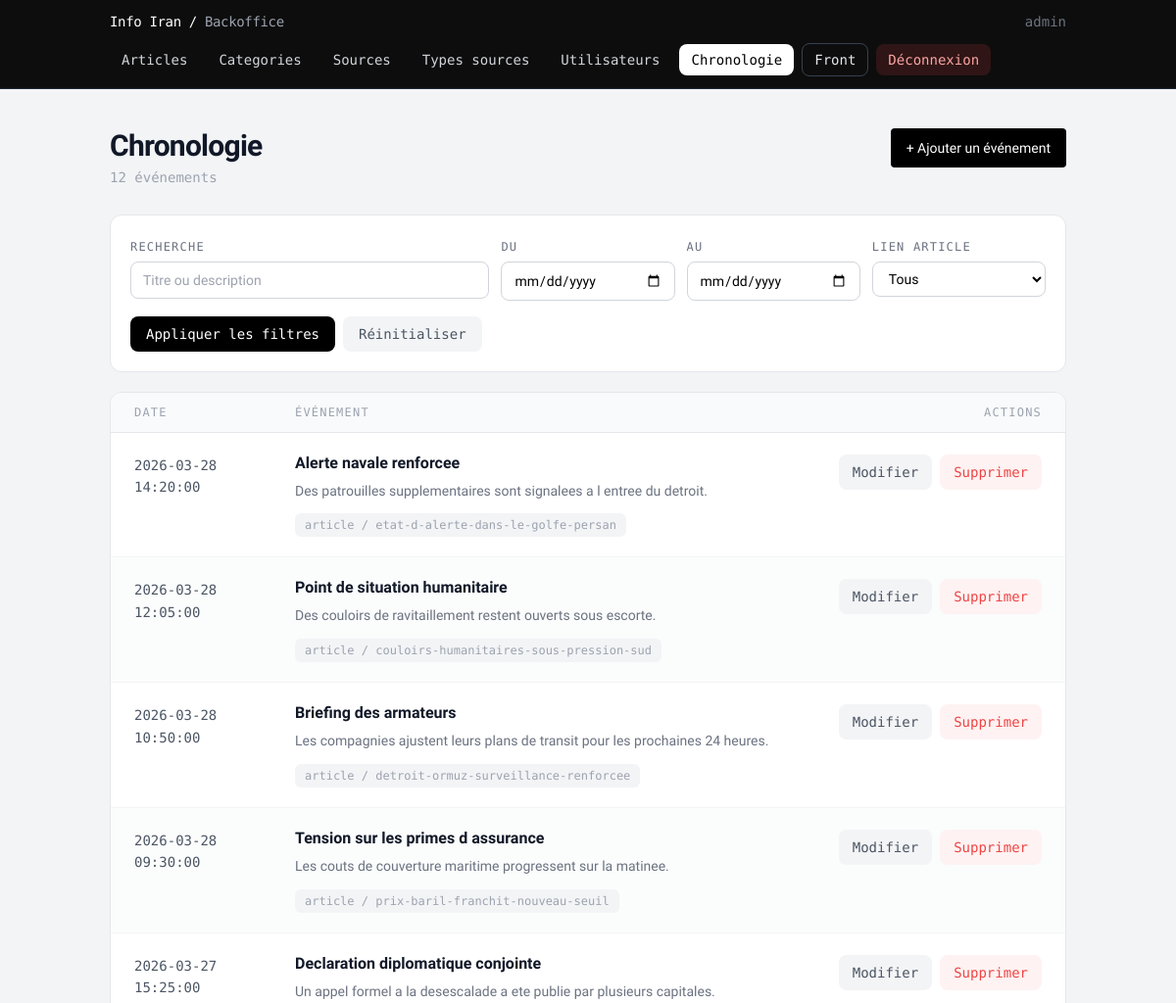
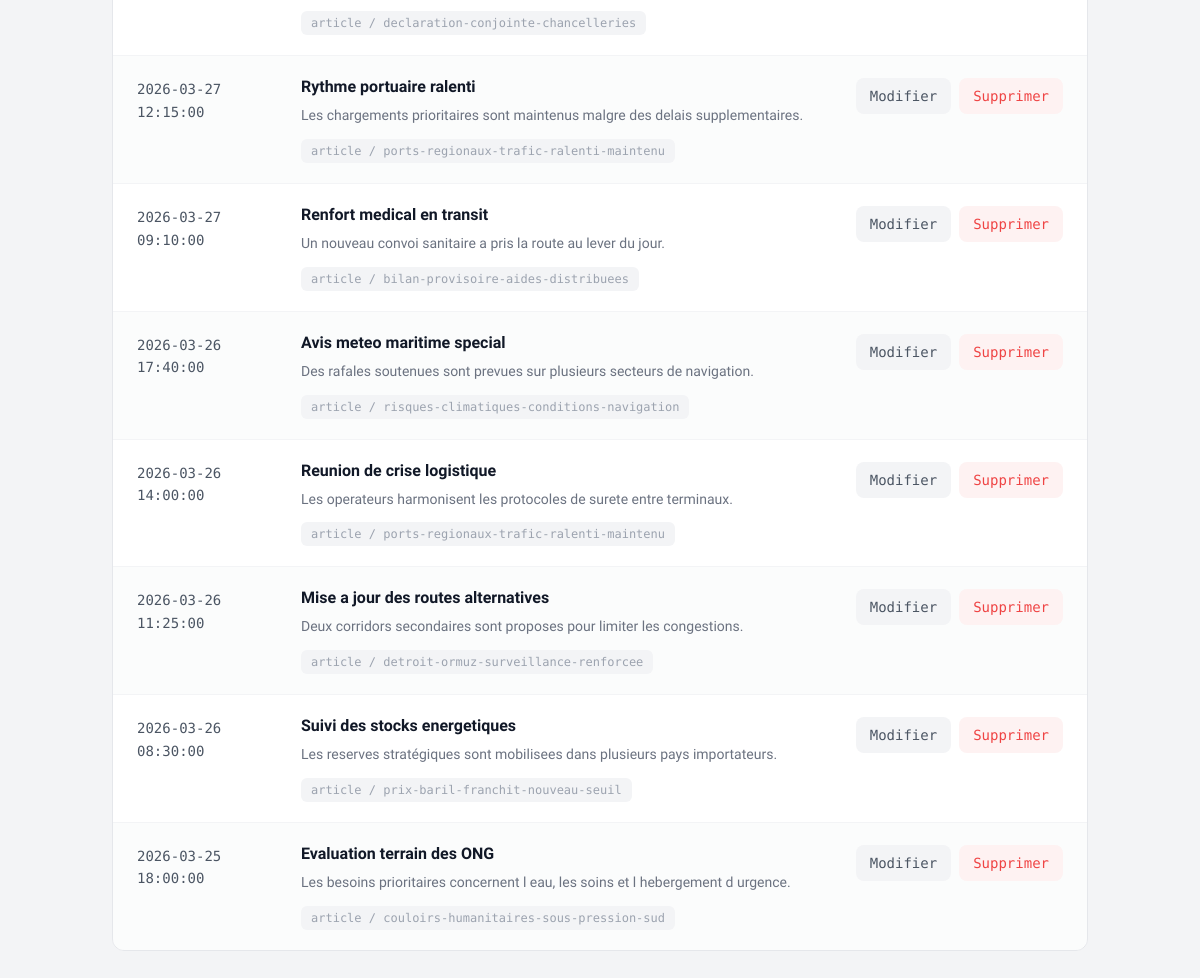
Screenshot of /pages/articles/backoffice_evenements_chronologie.php (signed in) with the database file from the repository (2 pictures, top to bottom).
### tables this page shows
CREATE TABLE evenements_chronologie (
    id                 INT PRIMARY KEY AUTO_INCREMENT,
    titre_evenement    VARCHAR(200),
    date_evenement     DATETIME NOT NULL,
    description_courte TEXT,
    id_article         INT,
    FOREIGN KEY (id_article) REFERENCES articles(id) ON DELETE SET NULL
);

CREATE TABLE articles (
    id               INT PRIMARY KEY AUTO_INCREMENT,
    titre            VARCHAR(255) NOT NULL,
    slug             VARCHAR(255) UNIQUE NOT NULL,  
    contenu          LONGTEXT NOT NULL,
    date_publication DATETIME DEFAULT CURRENT_TIMESTAMP,
    id_categorie     INT,
    FOREIGN KEY (id_categorie) REFERENCES categories(id) ON DELETE SET NULL
);

### models/Database.php (called while the page is built, shortened)
<?php
class Database
{
    private static $instance = null;
    private $pdo;
    private function __construct()
    {
        $host = getenv('DB_HOST') ?: '127.0.0.1';
        $db   = getenv('DB_NAME') ?: 'info_actualite';
        $user = getenv('DB_USER') ?: 'actualite_user';
        $pass = getenv('DB_PASS') ?: 'secret_pw';
        $charset = 'utf8mb4';
        $dsn = "mysql:host={$host};dbname={$db};charset={$charset}";
        $options = [
            PDO::ATTR_ERRMODE => PDO::ERRMODE_EXCEPTION,
            PDO::ATTR_DEFAULT_FETCH_MODE => PDO::FETCH_ASSOC,
            PDO::ATTR_EMULATE_PREPARES => false,
        ];
        $this->pdo = new PDO($dsn, $user, $pass, $options);
    }
    public static function getInstance()
    {
        if (self::$instance === null) {
            self::$instance = new self();
        }
        return self::$instance;
    }
    public function getConnection()
    {
        return $this->pdo;
    }
}

### services/ArticleService.php (called while the page is built, shortened)
<?php
require_once __DIR__ . '/../models/Database.php';
require_once __DIR__ . '/../models/AppModel.php';
class ArticleService
{
    private $model;
    public function __construct()
    {
        $this->db = Database::getInstance()->getConnection();
        $this->model = new AppModel($this->db);
    }
    public function getAllArticles(): array
    {
        return $this->model->getAll('articles');
    }
}

### controllers/AuthController.php (called while the page is built, shortened)
<?php
require_once __DIR__ . '/../services/ArticleService.php';
require_once __DIR__ . '/../services/EventChronologyService.php';
class AuthController
{
    private $articleService;
    private $eventChronologyService;
    public function __construct()
    {
        $this->articleService = new ArticleService();
        $this->eventChronologyService = new EventChronologyService();
    }
    public function listArticles(): array
    {
        return $this->articleService->getAllArticles();
    }
    public function listChronologyEvents(): array
    {
        return $this->eventChronologyService->getAllEvents();
    }
}

### services/EventChronologyService.php (called while the page is built, shortened)
<?php
require_once __DIR__ . '/../models/Database.php';
require_once __DIR__ . '/../models/AppModel.php';
class EventChronologyService
{
    private $model;
    public function __construct()
    {
        $db = Database::getInstance()->getConnection();
        $this->model = new AppModel($db);
    }
    public function getAllEvents(): array
    {
        return $this->model->getAll('evenements_chronologie');
    }
}

### models/AppModel.php (called while the page is built, shortened)
<?php
class AppModel
{
    private $db;
    public function __construct(PDO $base_db)
    {
        $this->db = $base_db;
    }
    public function getAll($table_name)
    {
        $stmt = $this->db->query("SELECT * FROM {$table_name}");
        return $stmt->fetchAll(PDO::FETCH_ASSOC);
    }
}

### pages/articles/backoffice_evenements_chronologie.php (the view, shortened to what this page needs)
<?php
require_once __DIR__ . '/../../controllers/AuthController.php';
require_once __DIR__ . '/partials/backoffice_nav.php';
$controller = new AuthController();
$events = $controller->listChronologyEvents();
$articles = $controller->listArticles();
$selectedArticleId = intval($_GET['article_id'] ?? 0);
$searchQuery = trim((string)($_GET['q'] ?? ''));
$dateFromInput = trim((string)($_GET['date_from'] ?? ''));
$dateToInput = trim((string)($_GET['date_to'] ?? ''));
$linkFilter = (string)($_GET['link'] ?? 'all');
$dateFrom = preg_match('/^\d{4}-\d{2}-\d{2}$/', $dateFromInput) ? $dateFromInput : '';
$dateTo = preg_match('/^\d{4}-\d{2}-\d{2}$/', $dateToInput) ? $dateToInput : '';
$articlesById = [];
foreach ($articles as $article) {
    $articlesById[intval($article['id'])] = $article;
}
usort($events, static function ($a, $b) {
    return strcmp($b['date_evenement'], $a['date_evenement']);
});
$baseListUrl = '/backoffice/chronologie';
$activeFilterParams = [];
$queryString = http_build_query($activeFilterParams);
$clearExtraFiltersUrl = $baseListUrl . ($selectedArticleId > 0 ? '?article_id=' . $selectedArticleId : '');
$createUrl = '/backoffice/chronologie/ajout';
?>
<!DOCTYPE html>
<html lang="fr">
<head>
</head>
<body class="bg-gray-100 min-h-screen">
    <main class="container mx-auto px-6 py-10 max-w-5xl">
        <div class="flex items-start justify-between gap-4 mb-7">
            <div>
                <h1 class="text-3xl font-semibold text-gray-900 tracking-tight">Chronologie</h1>
                <p class="mono text-sm text-gray-400 mt-1"><?= count($events) ?> événement<?= count($events) !== 1 ? 's' : '' ?></p>
            </div>
            <a href="<?= htmlspecialchars($createUrl) ?>" class="flex items-center gap-2 bg-black text-white text-sm font-medium px-4 py-2.5 rounded hover:bg-gray-800 transition-colors whitespace-nowrap">
                + Ajouter un événement
            </a>
        </div>
        <form method="get" action="<?= htmlspecialchars($baseListUrl) ?>" class="bg-white border border-gray-200 rounded-xl p-4 md:p-5 mb-5">
            <div class="grid grid-cols-1 md:grid-cols-5 gap-3">
                <div class="md:col-span-2">
                    <label for="q" class="mono text-xs text-gray-500 uppercase tracking-widest">Recherche</label>
                    <input id="q" type="text" name="q" value="<?= htmlspecialchars($searchQuery) ?>" placeholder="Titre ou description"
                           class="mt-1 w-full border border-gray-300 rounded-lg px-3 py-2 text-sm focus:outline-none focus:border-black">
                </div>
                <div>
                    <label for="date_from" class="mono text-xs text-gray-500 uppercase tracking-widest">Du</label>
                    <input id="date_from" type="date" name="date_from" value="<?= htmlspecialchars($dateFrom) ?>"
                           class="mt-1 w-full border border-gray-300 rounded-lg px-3 py-2 text-sm focus:outline-none focus:border-black">
                </div>
                <div>
                    <label for="date_to" class="mono text-xs text-gray-500 uppercase tracking-widest">Au</label>
                    <input id="date_to" type="date" name="date_to" value="<?= htmlspecialchars($dateTo) ?>"
                           class="mt-1 w-full border border-gray-300 rounded-lg px-3 py-2 text-sm focus:outline-none focus:border-black">
                </div>
                <div>
                    <label for="link" class="mono text-xs text-gray-500 uppercase tracking-widest">Lien article</label>
                    <select id="link" name="link"
                            class="mt-1 w-full border border-gray-300 rounded-lg px-3 py-2 text-sm bg-white focus:outline-none focus:border-black">
                        <option value="all" <?= $linkFilter === 'all' ? 'selected' : '' ?>>Tous</option>
                    </select>
                </div>
            </div>
            <div class="mt-4 flex items-center gap-2">
                <button type="submit" class="mono text-sm bg-black text-white px-4 py-2 rounded-lg hover:bg-gray-800 transition-colors">
                    Appliquer les filtres
                </button>
                <a href="<?= htmlspecialchars($clearExtraFiltersUrl) ?>" class="mono text-sm text-gray-600 bg-gray-100 hover:bg-gray-200 px-4 py-2 rounded-lg transition-colors">
                    Réinitialiser
                </a>
            </div>
        </form>
        <div class="bg-white border border-gray-200 rounded-xl overflow-hidden">
            <?php if (empty($events)): ?>
                <div class="px-6 py-20 text-center mono text-base text-gray-400">
                    Aucun événement dans la chronologie.
                </div>
            <?php else: ?>
                <div class="grid grid-cols-[140px_1fr_auto] gap-x-6 px-6 py-3 bg-gray-50 border-b border-gray-200 mono text-xs text-gray-400 uppercase tracking-widest">
                    <span>Date</span>
                    <span>Événement</span>
                    <span>Actions</span>
                </div>
                <?php foreach ($events as $i => $event):
                    $linkedArticleId = $event['id_article'] ? intval($event['id_article']) : null;
                ?>
                    <div class="grid grid-cols-[140px_1fr_auto] gap-x-6 items-start px-6 py-5
                        <?= $i % 2 === 1 ? 'bg-gray-50/60' : 'bg-white' ?>
                        border-b border-gray-100 last:border-b-0 hover:bg-blue-50/30 transition-colors">
                        <div class="pt-0.5">
                            <span class="mono text-sm text-gray-600 leading-snug"><?= htmlspecialchars($event['date_evenement']) ?></span>
                        </div>
                        <div class="min-w-0">
                            <div class="text-base font-semibold text-gray-900 leading-snug mb-1.5"><?= $event['titre_evenement'] ?></div>
                            <div class="text-sm text-gray-500 leading-relaxed mb-3"><?= $event['description_courte'] ?></div>
                            <span class="inline-flex items-center mono text-xs text-gray-400 bg-gray-100 px-2.5 py-1 rounded-md">
                                <?php if ($linkedArticleId && isset($articlesById[$linkedArticleId])): ?>
                                    article / <?= htmlspecialchars($articlesById[$linkedArticleId]['slug']) ?>
                                <?php else: ?>
                                    sans article
                                <?php endif; ?>
                            </span>
                        </div>
                        <div class="flex items-center gap-2 pt-0.5">
                            <a href="/backoffice/chronologie/edit-<?= intval($event['id']) ?><?= $queryString !== '' ? '?' . $queryString : '' ?>"
                               class="mono text-sm text-gray-600 bg-gray-100 hover:bg-gray-200 px-3.5 py-2 rounded-lg transition-colors">
                                Modifier
                            </a>
                            <form action="/backoffice/chronologie/traitement" method="post" onsubmit="return confirm('Supprimer cet evenement ?');">
                                <button type="submit" class="mono text-sm text-red-500 bg-red-50 hover:bg-red-100 px-3.5 py-2 rounded-lg transition-colors">
                                    Supprimer
                                </button>
                            </form>
                        </div>
                    </div>
                <?php endforeach; ?>
            <?php endif; ?>
        </div>
    </main>
</body>
</html>

### rows the page displays
evenements_chronologie: date_evenement "2026-03-28 14:20:00", titre_evenement "Alerte navale renforcee", description_courte "Des patrouilles supplementaires sont signalees a l entree du detroit.", id_article.slug "etat-d-alerte-dans-le-golfe-persan"
evenements_chronologie: date_evenement "2026-03-28 12:05:00", titre_evenement "Point de situation humanitaire", description_courte "Des couloirs de ravitaillement restent ouverts sous escorte.", id_article.slug "couloirs-humanitaires-sous-pression-sud"
evenements_chronologie: date_evenement "2026-03-28 10:50:00", titre_evenement "Briefing des armateurs", description_courte "Les compagnies ajustent leurs plans de transit pour les prochaines 24 heures.", id_article.slug "detroit-ormuz-surveillance-renforcee"
evenements_chronologie: date_evenement "2026-03-28 09:30:00", titre_evenement "Tension sur les primes d assurance", description_courte "Les couts de couverture maritime progressent sur la matinee.", id_article.slug "prix-baril-franchit-nouveau-seuil"
evenements_chronologie: date_evenement "2026-03-27 15:25:00", titre_evenement "Declaration diplomatique conjointe", description_courte "Un appel formel a la desescalade a ete publie par plusieurs capitales.", id_article.slug "declaration-conjointe-chancelleries"
evenements_chronologie: date_evenement "2026-03-27 12:15:00", titre_evenement "Rythme portuaire ralenti", description_courte "Les chargements prioritaires sont maintenus malgre des delais supplementaires.", id_article.slug "ports-regionaux-trafic-ralenti-maintenu"
evenements_chronologie: date_evenement "2026-03-27 09:10:00", titre_evenement "Renfort medical en transit", description_courte "Un nouveau convoi sanitaire a pris la route au lever du jour.", id_article.slug "bilan-provisoire-aides-distribuees"
evenements_chronologie: date_evenement "2026-03-26 17:40:00", titre_evenement "Avis meteo maritime special", description_courte "Des rafales soutenues sont prevues sur plusieurs secteurs de navigation.", id_article.slug "risques-climatiques-conditions-navigation"
evenements_chronologie: date_evenement "2026-03-26 14:00:00", titre_evenement "Reunion de crise logistique", description_courte "Les operateurs harmonisent les protocoles de surete entre terminaux.", id_article.slug "ports-regionaux-trafic-ralenti-maintenu"
evenements_chronologie: date_evenement "2026-03-26 11:25:00", titre_evenement "Mise a jour des routes alternatives", description_courte "Deux corridors secondaires sont proposes pour limiter les congestions.", id_article.slug "detroit-ormuz-surveillance-renforcee"
evenements_chronologie: date_evenement "2026-03-26 08:30:00", titre_evenement "Suivi des stocks energetiques", description_courte "Les reserves stratégiques sont mobilisees dans plusieurs pays importateurs.", id_article.slug "prix-baril-franchit-nouveau-seuil"
evenements_chronologie: date_evenement "2026-03-25 18:00:00", titre_evenement "Evaluation terrain des ONG", description_courte "Les besoins prioritaires concernent l eau, les soins et l hebergement d urgence.", id_article.slug "couloirs-humanitaires-sous-pression-sud"

### other values shown
$username "admin"
$link['label'] "Articles"
$link['label'] "Categories"
$link['label'] "Sources"
$link['label'] "Types sources"
$link['label'] "Utilisateurs"
$link['label'] "Chronologie"
count($events) "12"
